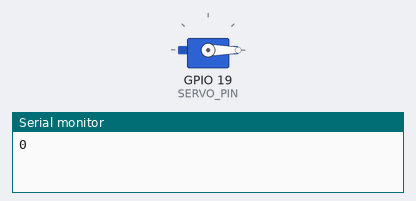
A sketch run on a simulated ESP32. Shown: servo, the last lines printed to the serial monitor. Servo pulses on a pin are drawn as a servo (544–2400 µs = 0–180°).

Above: at 0.05 s.
At 3.0 s:
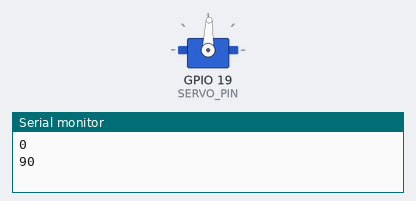
At 6.0 s:
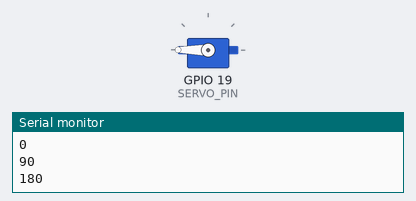
Timing chart, 0 to 7.8 s (numbered marks = the images above):
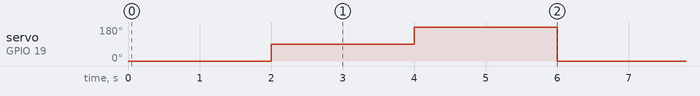

The sketch:

servo_test.ino
```cpp
// servo_test.ino — ทดสอบ servo ตัวเดียว ไม่มีอย่างอื่นเลย (esp32 core 3.x)
// กวาด 0 -> 180 -> 0 ทุก 2 วินาที  ถ้าไม่ขยับ = ขา/ไฟ ไม่ใช่โค้ด
#define SERVO_PIN 19          // TODO ลอง 19 แล้ว 32 แล้วขาที่พิมพ์ข้างช่องเสียบ

void servoWrite(int pin, int deg) {
  uint32_t us = 500 + (uint32_t)deg * (2400 - 500) / 180;
  ledcWrite(pin, (uint32_t)((uint64_t)us * 65535 / 20000));
}
void setup() {
  Serial.begin(115200);
  ledcAttach(SERVO_PIN, 50, 16);
}
void loop() {
  Serial.println("0");   servoWrite(SERVO_PIN, 0);   delay(2000);
  Serial.println("90");  servoWrite(SERVO_PIN, 90);  delay(2000);
  Serial.println("180"); servoWrite(SERVO_PIN, 180); delay(2000);
}
```

Measured:
- by itself, servo on GPIO 19 (SERVO_PIN): repeats every 6.0 s: 180° 2.0 s, 0° 2.0 s, 88° 2.0 s
